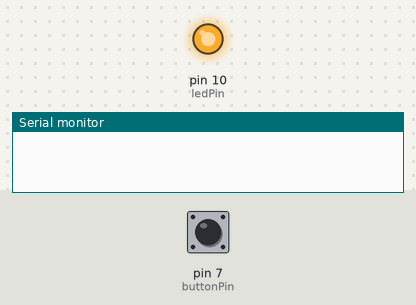
The sketch below on a simulated Arduino Uno, built with avr-gcc and run on an emulated ATmega328P. On the bench: output pins drawn as LEDs (lit = HIGH), the last lines printed to the serial monitor. Inputs (shaded band) come from the test bench; at power-on: pin 7 (buttonPin) LOW.

Above: at 1.2 s.
1.3 s: pin 7 (buttonPin) pulled HIGH for 0.15 s
At 2.5 s:
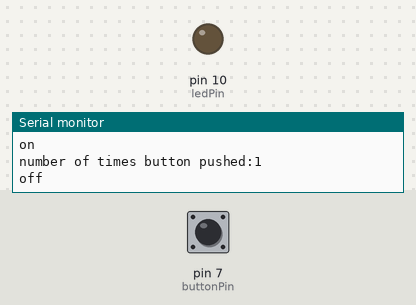
2.9 s: pin 7 (buttonPin) pulled HIGH for 1 s
At 3.9 s:
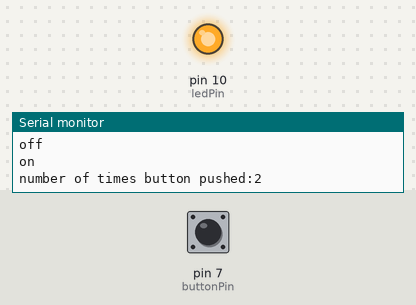
5.4 s: pin 7 (buttonPin) pulled HIGH for 3.2 s
At 5.8 s:
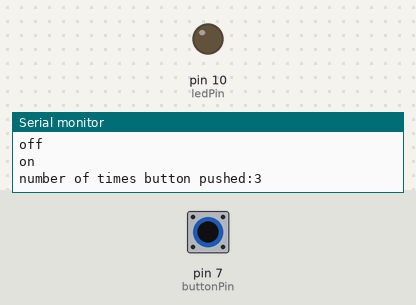
Timing chart, 0 to 8.4 s (numbered marks = the images above; inputs shaded):
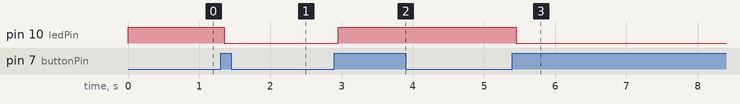

The sketch:

sketch_pushButton2.ino
```cpp
int  buttonPin = 7;    // pin for push button
int ledPin = 10;       // pin for LED

int buttonPushCounter = 0;
int buttonState = 0;
int lastButtonState = 0;

void setup() {
  pinMode(buttonPin, INPUT);  //Initialise pin mode
  pinMode(ledPin, OUTPUT);
  Serial.begin(9600);
}


void loop() {
  buttonState = digitalRead(buttonPin);
  if (buttonState != lastButtonState)
  {
    if (buttonState == HIGH)
    {
      buttonPushCounter++;    //Increment button counter
      Serial.println("on");
      Serial.print("number of times button pushed:");
      Serial.println(buttonPushCounter);
    }
    else
    {
      Serial.println("off");
    }
    delay(50);
  }
  lastButtonState = buttonState;

  if (buttonPushCounter % 2 == 0)   //LED toggles state on every button pressed
  {
    digitalWrite(ledPin, HIGH);
  }
  else
  {
    digitalWrite(ledPin, LOW);
  }
}
```

Measured:
- after the input at 1.3 s, pin 10 (ledPin): HIGH → LOW after 0.05 s
- after the input at 2.9 s, pin 10 (ledPin): LOW → HIGH after 0.05 s
- after the input at 5.4 s, pin 10 (ledPin): HIGH → LOW after 0.05 s
